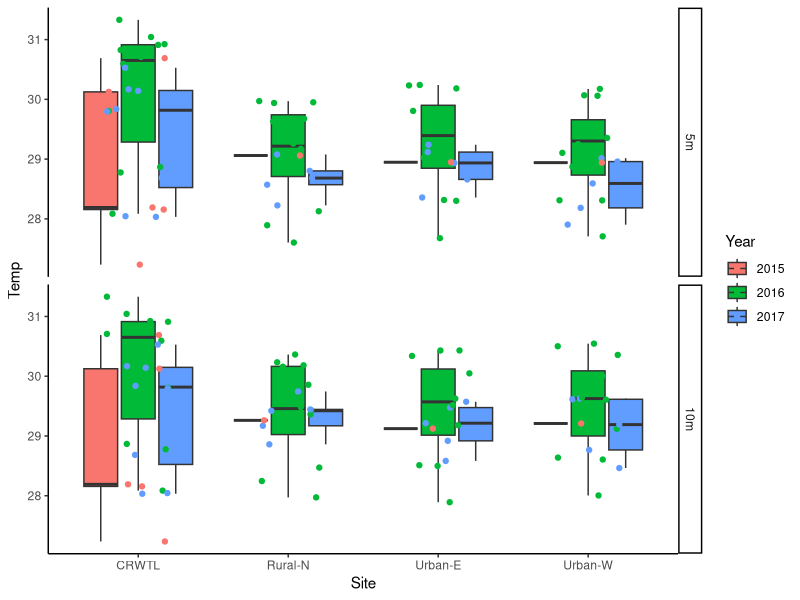

R code for this plot: (Note: this script raises an error after producing the figure.)
## ---- chunk 1
knitr::opts_chunk$set(echo = TRUE)

#Sys.setenv(R_GSCMD = "C:/Program Files/gs/gs9.54.0/bin/gswin64c.exe")

library(tidyverse)
library(here)
## ---- chunk 2
temp <- read_csv(here::here("data/alltemp_TL_data.csv")) %>% 
   mutate_if(is.character, as.factor)
head(temp)

temp$m.y <- as.factor(temp$m.y)
temp$Month <- as.factor(temp$Month)
temp$Year <- as.factor(temp$Year)
temp$Depth <- as.factor(temp$Depth)
temp$Depth <- relevel(temp$Depth, ref = '5m')

# relevel Month/yr in correct order
levels(temp$m.y)
temp$m.y = factor(temp$m.y,levels(temp$m.y)[c(21,24,3,5,7,1,9,11,13,15,17,19,22,25,4,6,8,2,10,12,14,16,18,20,23)])
# temp$m.y = factor(temp$m.y,levels(temp$m.y)[c(3,24,22,20,6,10,8,16,1,18,14,12,4,25,23,21,7,11,9,17,2,19,15,13,5)])
## ---- chunk 3
ggplot(temp, aes(x = Site, y = Temp, fill = Year)) +
   facet_grid(Depth~.)+
    geom_boxplot() +
   geom_point(aes(color = Year), position = position_jitter(0.21)) +
    theme_classic()
## ---- chunk 4
season <- data.frame(Month = 1:12, season = rep(c("summer", "fall", "winter", "spring"), each = 3))
season$Month <- as.factor(season$Month)
season

method <- data.frame(Site = c("Rural-N", "Urban-E", "Urban-W", "CRWTL"), Method = c("insitu", "insitu", "insitu", "sat"))
method

# subset out data with both CRW and logger temperature data
temp.same <- temp %>% filter(m.y != "8/2015" & m.y != "9/2015" & m.y != "10/2015" & m.y != "11/2015" & m.y != "6/2017" & m.y != "7/2017" & m.y != "8/2017") %>% 
  inner_join(season, by = 'Month') %>% 
   inner_join(method, by = 'Site') %>% 
   mutate_if(is.character, as.factor)

# remove CRW for one depth used for plot
temp.same <- temp.same[-which(temp.same$Site == 'CRWTL' & temp.same$Depth == '10m'),] #

# relevel method so sat is reference
temp.same$Method <- relevel(temp.same$Method, ref = "sat")

head(temp.same)

crw <- temp %>% 
   filter( Site == "CRWTL") %>% 
   select(Site, m.y, Temp, sd, se)
colnames(crw) <- c("Site", "m.y", "siteave", "SD", "SE")
crw

## ---- chunk 5
temp.avelog <- temp.same %>% 
   filter(Method != "sat") %>% 
   group_by(Site, m.y) %>% 
   summarise(siteave = mean(Temp), SD = sd(Temp), SE = SD/sqrt(n())) #, N = n())

temp.avelog

alltemp <- rbind(temp.avelog, crw)
alltemp
## ---- chunk 6
start <-  c("11/2015", "11/2016")
end <-  c("5/2016", "5/2017")

ggplot(alltemp, mapping= aes(m.y, siteave, group = Site, color = Site)) +
   geom_line()+
   geom_ribbon(aes(m.y, siteave, ymax= siteave+(SE), ymin= siteave-(SE), fill = Site),
               alpha = 0.4) + 
   scale_color_manual( values = cbPalette) +
   scale_fill_manual(values = cbPalette) +
   theme_classic() +
 #  ggtitle("Coral Reef Watch - In Situ Temperature Monthly Mean + SE") +
   xlab("Month/Year") + ylab("Temperature [C]") +
   theme(axis.text.x = element_text(angle = 90, hjust = 1, vjust = 0.5)) +
      geom_hline(yintercept = 29.5, color = "light blue", linetype = 2) +
   geom_hline(yintercept = 30.5, color = "light blue")  +
   annotate("rect", xmin = '11/2015', xmax = '5/2016', ymin = -Inf, ymax = Inf,
           alpha = .1,fill = "gray10") +
   annotate("rect", xmin = '11/2016', xmax = '5/2017', ymin = -Inf, ymax = Inf,
           alpha = .1,fill = "gray10")
  
ggsave(here("figures/line_TLtemp.pdf"), width = 7, height = 4)
## ---- chunk 7
hist(temp.same$Temp)
## ---- chunk 8
site.lm <- lm(Temp~Site * season, data = temp.same)
library(car)
Anova(site.lm)
library(emmeans)
emmeans(site.lm, list(pairwise ~ season), adjust = "tukey")
emmeans(site.lm, list(pairwise ~ Site), adjust = "tukey")

boxplot(Temp~Site, data = temp.same)
boxplot(Temp~season, data = temp.same)
## ---- chunk 9
site.lm2 <- lm(Temp~Site * season, data = temp.same, contrasts = list(Method = contr.sum, season = contr.sum))
library(car)
Anova(site.lm2, type = 'III')
library(emmeans)
emmeans(site.lm2, list(pairwise ~ season), adjust = "tukey")
emmeans(site.lm2, list(pairwise ~ Site), adjust = "tukey")

boxplot(Temp~Site, data = temp.same)
boxplot(Temp~season, data = temp.same)
## ---- chunk 10
ggplot(temp.same, aes(season, Temp)) + 
   geom_jitter(aes(color = Site)) +
   geom_boxplot(fill = NA) + 
   theme_classic()
## ---- chunk 11
method.lm <- lm(Temp~Method*season, data = temp.same)
Anova(method.lm)

emmeans(method.lm, list(pairwise ~ season), adjust = "tukey")
emmeans(method.lm, list(pairwise ~ Method), adjust = "tukey")
emmeans(method.lm, list(pairwise ~ Method:season), adjust = "tukey")

boxplot(Temp~Method, data = temp.same)
boxplot(Temp~season, data = temp.same)
boxplot(Temp~Method:season, data = temp.same, las = 2)
## ---- chunk 12
method.lm <- lm(Temp~Method*season, data = temp.same, contrasts = list(Method = contr.sum, season = contr.sum))
Anova(method.lm, type = 'III')

emmeans(method.lm, list(pairwise ~ season), adjust = "tukey")
emmeans(method.lm, list(pairwise ~ Method), adjust = "tukey")
emmeans(method.lm, list(pairwise ~ Method:season), adjust = "tukey")

boxplot(Temp~Method, data = temp.same)
boxplot(Temp~season, data = temp.same)
boxplot(Temp~Method:season, data = temp.same, las = 2)
## ---- chunk 13
ggplot(temp.same, aes(season, Temp)) + 
   geom_jitter(aes(color = Method)) +
   geom_boxplot(fill = NA) + 
   theme_classic()
## ---- chunk 14
temp.same %>% 
   group_by(Method, season) %>% 
   summarize(avetemp = mean(Temp), SDtemp = sd(Temp), SEtemp = sd(Temp)/sqrt(n()))
## ---- chunk 15
logger <- filter(temp.same, temp.same$Method != 'sat') %>% droplevels()
head(logger)
## ---- chunk 16
log.lm <- lm(Temp ~ Site * Depth + factor(Month)/factor(Year), data = logger)
Anova(log.lm)
plot(log.lm)

emmeans(log.lm, list(pairwise ~ factor(Month):factor(Year)), adjust = "tukey")
emmeans(log.lm, list(pairwise ~ Site:Depth), adjust = "tukey")

boxplot(Temp~Depth, data = logger)
boxplot(Temp~Site, data = logger)
boxplot(Temp~Month, data = logger)

logger$Ym <- interaction(logger$Year, logger$Month)
boxplot(Temp~Ym, data = logger, las = 2)
## ---- chunk 17
log.lm.nodepth <- lm(Temp ~ Site + factor(Month)/factor(Year), data = logger)
Anova(log.lm.nodepth)
plot(log.lm.nodepth)

emmeans(log.lm.nodepth, list(pairwise ~ factor(Month):factor(Year)), adjust = "tukey")
emmeans(log.lm.nodepth, list(pairwise ~ Site), adjust = "tukey")

boxplot(Temp~Site, data = logger)
boxplot(Temp~Month, data = logger)

logger$Ym <- interaction(logger$Year, logger$Month)
boxplot(Temp~Ym, data = logger, las = 2)
## ---- chunk 18
sitedepth.ave <- logger %>% 
   group_by(Site,Depth) %>% 
   dplyr::summarize(ave = mean(Temp), SD = sd(Temp), se = SD/sqrt(n()))
sitedepth.ave

logger %>% 
   group_by(Month, Year) %>% 
   summarize(ave = mean(Temp), SD = sd(Temp), se = SD/sqrt(n()))
## ---- chunk 19
sitedepth.diff <- sitedepth.ave %>% 
   select(Site, Depth, ave) %>% 
   spread(Depth, ave) %>% 
   mutate(diff = `10m` - `5m`)
sitedepth.diff
ave(sitedepth.diff$diff)
